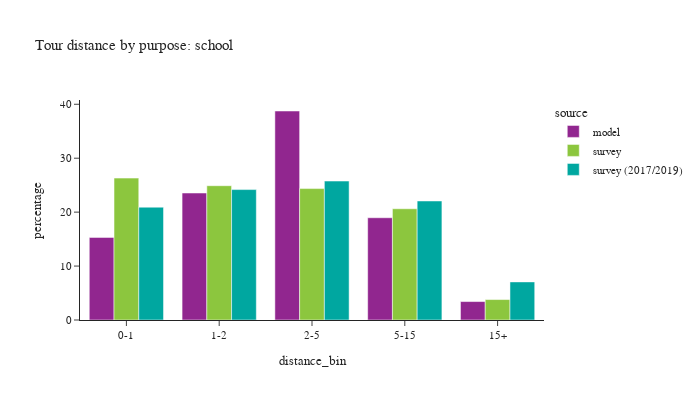

The notebook cell saved with this chart:
### Code cell
plot_bins(tour, tour['pdpurp'] == 2, 'school')

### Figure 1 — Plotly figure (JSON) as saved in the notebook; plotly's stock layout.template omitted (floating-point values rounded to 4 significant figures)
{"data": [{"alignmentgroup": "True", "customdata": [[11266], [17313], [28498], [13944], [2514]], "hovertemplate": "source=model<br>distance_bin=%{x}<br>percentage=%{y}<br>sample count=%{customdata[0]}<extra></extra>", "legendgroup": "model", "marker": {"color": "#91268F", "pattern": {"shape": ""}}, "name": "model", "offsetgroup": "model", "orientation": "v", "showlegend": true, "textposition": "auto", "type": "bar", "x": ["0-1", "1-2", "2-5", "5-15", "15+"], "xaxis": "x", "y": [15.32, 23.54, 38.75, 18.96, 3.419], "yaxis": "y"}, {"alignmentgroup": "True", "customdata": [[157], [158], [200], [115], [22]], "hovertemplate": "source=survey<br>distance_bin=%{x}<br>percentage=%{y}<br>sample count=%{customdata[0]}<extra></extra>", "legendgroup": "survey", "marker": {"color": "#8CC63E", "pattern": {"shape": ""}}, "name": "survey", "offsetgroup": "survey", "orientation": "v", "showlegend": true, "textposition": "auto", "type": "bar", "x": ["0-1", "1-2", "2-5", "5-15", "15+"], "xaxis": "x", "y": [26.31, 24.9, 24.37, 20.63, 3.792], "yaxis": "y"}, {"alignmentgroup": "True", "customdata": [[389], [438], [538], [241], [41]], "hovertemplate": "source=survey (2017/2019)<br>distance_bin=%{x}<br>percentage=%{y}<br>sample count=%{customdata[0]}<extra></extra>", "legendgroup": "survey (2017/2019)", "marker": {"color": "#00A7A0", "pattern": {"shape": ""}}, "name": "survey (2017/2019)", "offsetgroup": "survey (2017/2019)", "orientation": "v", "showlegend": true, "textposition": "auto", "type": "bar", "x": ["0-1", "1-2", "2-5", "5-15", "15+"], "xaxis": "x", "y": [20.92, 24.18, 25.76, 22.07, 7.065], "yaxis": "y"}], "layout": {"barmode": "group", "font": {"size": 11}, "height": 400, "legend": {"title": {"text": "source"}, "tracegroupgap": 0}, "title": {"text": "Tour distance by purpose: school"}, "width": 700, "xaxis": {"anchor": "y", "domain": [0.0, 1.0], "title": {"text": "distance_bin"}}, "yaxis": {"anchor": "x", "domain": [0.0, 1.0], "title": {"text": "percentage"}}}}
